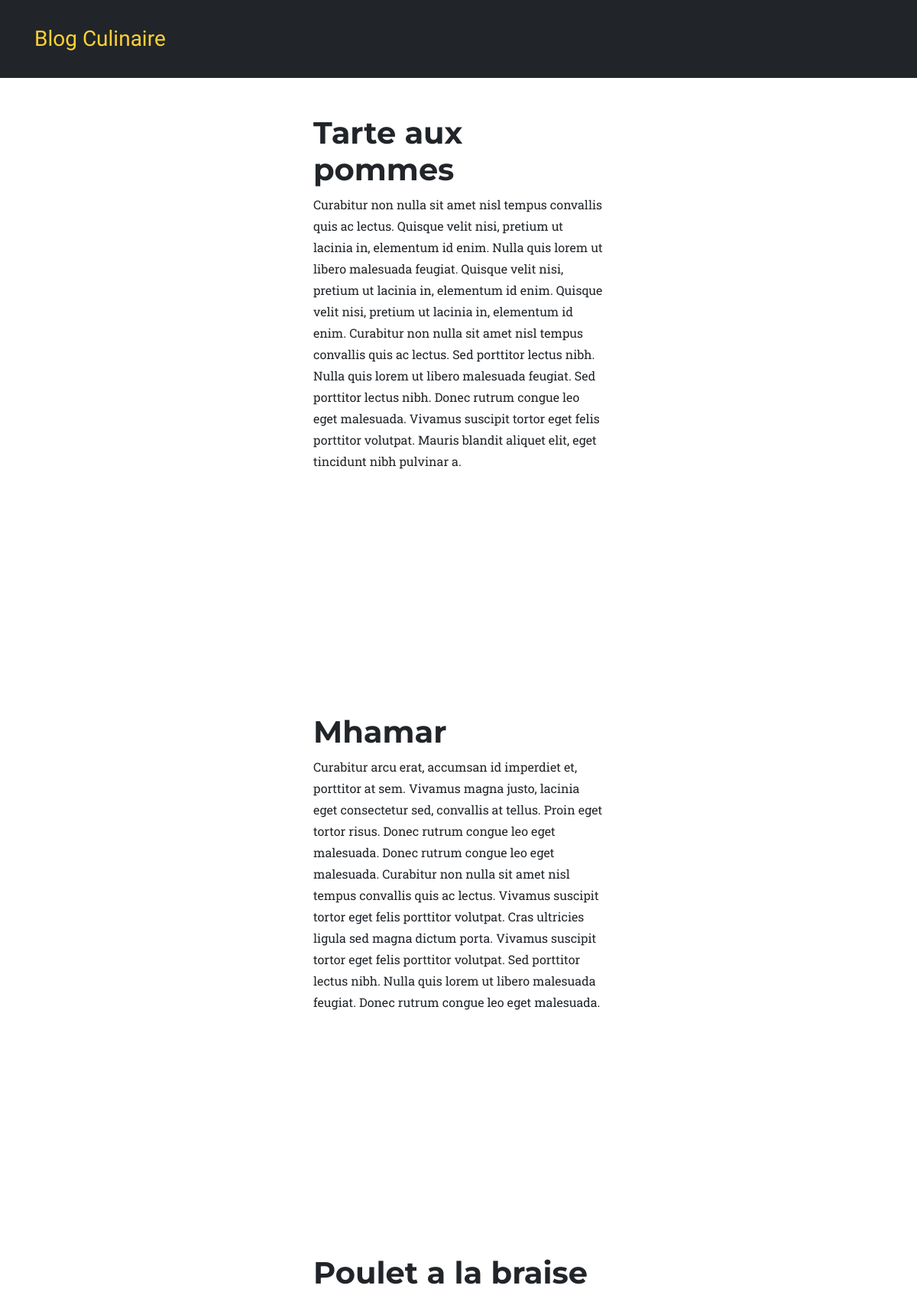
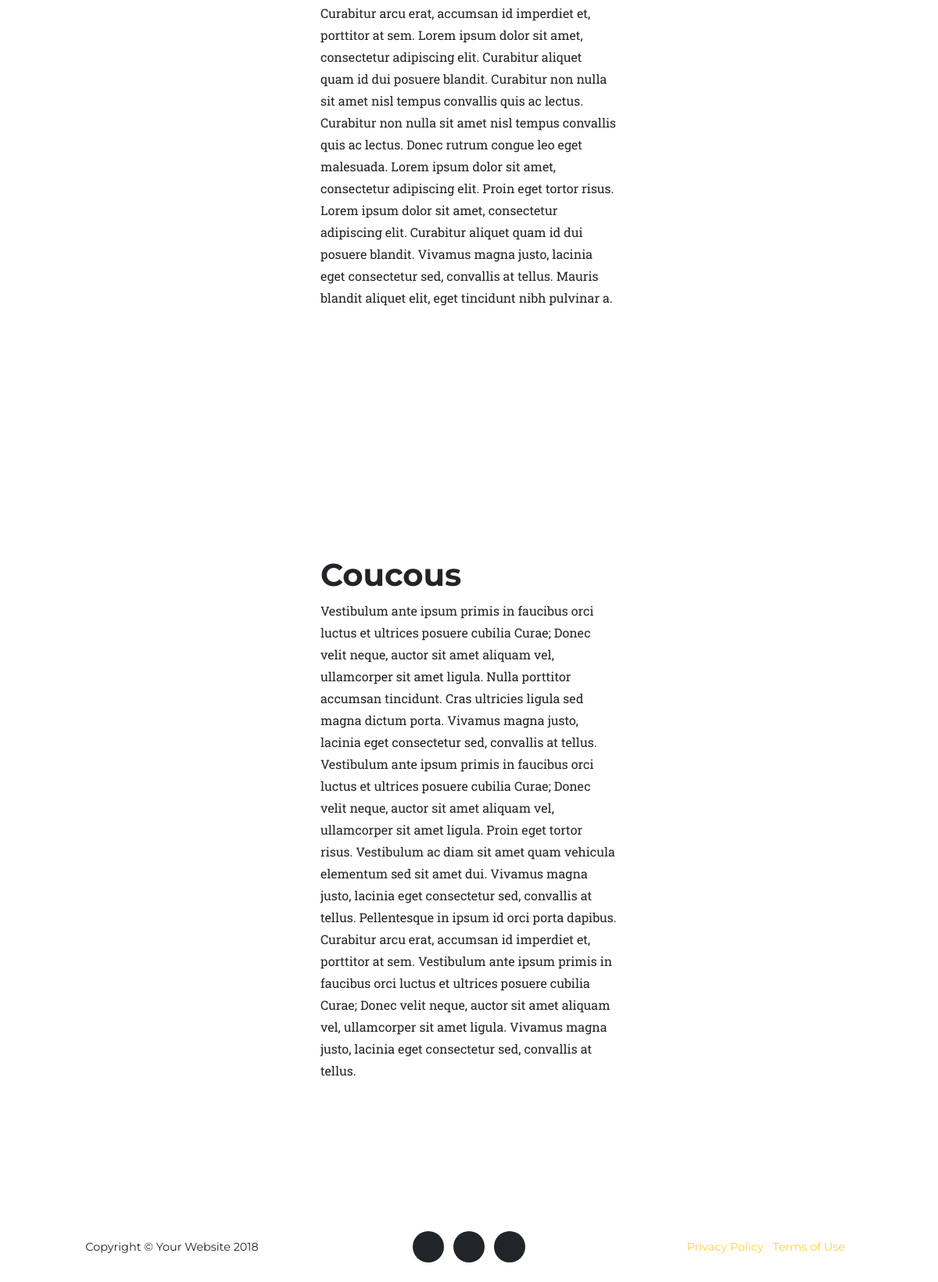
Page /recettes/ on the committed database (2 pictures, top to bottom).
### recettes/models.py (models this page shows, shortened)
class Recette(models.Model):
    title = models.CharField(max_length=40)
    content = models.TextField()

### recettes/views.py (the view)
# urls.py: url(r'^recettes/$', recettes, name='recettes'),
def recettes(request):
    recettes = Recette.objects.all()
    context = {
        'recettes' : recettes
    }
    return render(request, 'recettes.html', context)

### templates/recettes.html (shortened to what this page needs)
{% extends 'base.html' %}
{% load staticfiles%}
{% block nav %}
<nav class="navbar navbar-expand-lg navbar-dark fixed-top myNav" id="mainNav">
        <div class="container">
          <a class="navbar-brand js-scroll-trigger" href="{% url 'index' %}">Blog Culinaire</a>
        </div>
      </nav>
{% endblock %}
    {% block content %}
        {% for recette in recettes %}
            <section class="row justify-content-around">
                <div class="col-4">
                    <h1>{{recette.title }}</h1>
                    <p>{{recette.content}}</p>
                </div>
            </section>
        {% endfor %}
    {% endblock %}

### templates/base.html (shortened to what this page needs)
{% load staticfiles %}
<!DOCTYPE html>
<html lang="en">
<head>
    <link href="{% static 'bootstrap/css/bootstrap.min.css' %} " rel="stylesheet">
    <link href="{% static 'font-awesome/css/font-awesome.min.css' %} " rel="stylesheet" type="text/css">
    <link rel="stylesheet" href="https://use.fontawesome.com/releases/v5.0.12/css/all.css">
    <link href=" {% static 'css/agency.min.css' %} " rel="stylesheet">
</head>
<body id="page-top">
     {% block nav %}
      {% endblock %}
    {% block content %}
    {% endblock %}
     <footer>
            <div class="container">
              <div class="row">
                <div class="col-md-4">
                  <span class="copyright">Copyright &copy; Your Website 2018</span>
                </div>
                <div class="col-md-4">
                  <ul class="list-inline social-buttons">
                    <li class="list-inline-item">
                      <a href="#">
                        <i class="fa fa-twitter"></i>
                      </a>
                    </li>
                    <li class="list-inline-item">
                      <a href="#">
                        <i class="fa fa-facebook"></i>
                      </a>
                    </li>
                    <li class="list-inline-item">
                      <a href="#">
                        <i class="fa fa-linkedin"></i>
                      </a>
                    </li>
                  </ul>
                </div>
                <div class="col-md-4">
                  <ul class="list-inline quicklinks">
                    <li class="list-inline-item">
                      <a href="#">Privacy Policy</a>
                    </li>
                    <li class="list-inline-item">
                      <a href="#">Terms of Use</a>
                    </li>
                  </ul>
                </div>
              </div>
            </div>
    </footer>
</body>
</html>

### rows in the picture
Recette: title "Tarte aux pommes", content "Curabitur non nulla sit amet nisl tempus convallis quis ac lectus. Quisque velit nisi, pretium ut lacinia in, elementum id enim. Nulla quis lorem ut libero malesuada feugiat. Quisque velit nisi, pretium ut lacinia in, elementum id enim. Quisque velit nisi, pretium ut lacinia in, elementum id enim. Curabitur non nulla sit amet nisl tempus convallis quis ac lectus. Sed porttitor lectus nibh. Nulla quis lorem ut libero malesuada feugiat. Sed porttitor lectus nibh. Donec rutrum congue leo eget malesuada. Vivamus suscipit tortor eget felis porttitor volutpat. Mauris blandit aliquet elit, eget tincidunt nibh pulvinar a."
Recette: title "Mhamar", content "Curabitur arcu erat, accumsan id imperdiet et, porttitor at sem. Vivamus magna justo, lacinia eget consectetur sed, convallis at tellus. Proin eget tortor risus. Donec rutrum congue leo eget malesuada. Donec rutrum congue leo eget malesuada. Curabitur non nulla sit amet nisl tempus convallis quis ac lectus. Vivamus suscipit tortor eget felis porttitor volutpat. Cras ultricies ligula sed magna dictum porta. Vivamus suscipit tortor eget felis porttitor volutpat. Sed porttitor lectus nibh. Nulla quis lorem ut libero malesuada feugiat. Donec rutrum congue leo eget malesuada."
Recette: title "Poulet a la braise", content "Curabitur arcu erat, accumsan id imperdiet et, porttitor at sem. Lorem ipsum dolor sit amet, consectetur adipiscing elit. Curabitur aliquet quam id dui posuere blandit. Curabitur non nulla sit amet nisl tempus convallis quis ac lectus. Curabitur non nulla sit amet nisl tempus convallis quis ac lectus. Donec rutrum congue leo eget malesuada. Lorem ipsum dolor sit amet, consectetur adipiscing elit. Proin eget tortor risus. Lorem ipsum dolor sit amet, consectetur adipiscing elit. Curabitur aliquet quam id dui posuere blandit. Vivamus magna justo, lacinia eget consectetur sed, convallis at tellus. Mauris blandit aliquet elit, eget tincidunt nibh pulvinar a."
Recette: title "Coucous", content "Vestibulum ante ipsum primis in faucibus orci luctus et ultrices posuere cubilia Curae; Donec velit neque, auctor sit amet aliquam vel, ullamcorper sit amet ligula. Nulla porttitor accumsan tincidunt. Cras ultricies ligula sed magna dictum porta. Vivamus magna justo, lacinia eget consectetur sed, convallis at tellus. Vestibulum ante ipsum primis in faucibus orci luctus et ultrices posuere cubilia Curae; Donec velit neque, auctor sit amet aliquam vel, ullamcorper sit amet ligula. Proin eget tortor risus. Vestibulum ac diam sit amet quam vehicula elementum sed sit amet dui. Vivamus magna justo, lacinia eget consectetur sed, convallis at tellus. Pellentesque in ipsum id orci porta dapibus.…"
